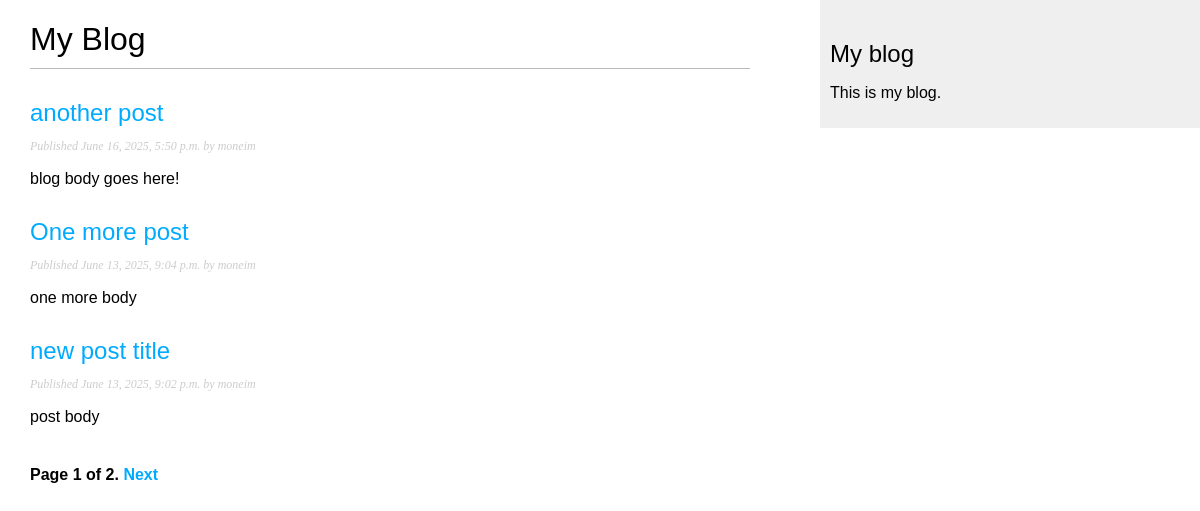
Screenshot of /blog/ with the database file from the repository.
### blog/models.py (models this page shows, shortened)
class Post(models.Model):
    class Status(models.TextChoices):
        DRAFT = 'DF', 'Draft'
        PUBLISHED = 'PB', 'Published'
    title = models.CharField(max_length=250)
    slug = models.SlugField(max_length=250, unique_for_date='publish')
    author = models.ForeignKey(
      settings.AUTH_USER_MODEL, # Use the user model defined in settings.py, which is usually the default User model
      on_delete=models.CASCADE, # If the user is deleted, all their posts will be deleted as well
      related_name='blog_posts', # Allows reverse access to posts from the user (user.blog_posts.all() to get all posts by a user
    )
    body = models.TextField()
    publish = models.DateTimeField(default=timezone.now) # Date when the post is published
    created = models.DateTimeField(auto_now_add=True) # auto add the field on creation
    updated = models.DateTimeField(auto_now=True) # auto update the field on every save
    status = models.CharField(
        max_length=2,
        choices=Status.choices,
        default=Status.DRAFT,
    )
    objects = models.Manager() # the default manager
    published = PublishedManager() # our custom manager
    class Meta:
        ordering = ['-publish'] # Reverse Posts order as the latest post should be first
        indexes = [ # Index for puplish field to speed up queries performance
            models.Index(fields=['-publish'])
        ]
    def get_absolute_url(self):
        return reverse("blog:post_detail", args=[
            self.publish.year,
            self.publish.month,
            self.publish.day,
            self.slug
        ])

### blog/views.py (the view)
# urls.py: path('', views.PostListView.as_view(), name='post_list'),
class PostListView(ListView):
    queryset = Post.published.all()
    context_object_name = 'posts'
    paginate_by = 3
    template_name= 'blog/post/list.html'

### blog/templates/blog/post/list.html (shortened to what this page needs)
{% extends "blog/base.html" %}
{% block content %}
  <h1>My Blog</h1>
  {% for post in posts %}
    <h2>
      <a href="{{ post.get_absolute_url }}" >
        {{ post.title }}
      </a>
    </h2>
    <p class='date'>
      Published {{post.publish}} by {{post.author}}
    </p>
    {{post.body|truncatewords:30|linebreaks}}
  {% endfor %}
  {% include "pagination.html" with page=page_obj %}
{% endblock content %}

### blog/static/css/blog.css (style rules this page uses)
body { margin:0; padding:0; font-family:helvetica, sans-serif; }
a { color:#00abff; text-decoration:none; }
h1 { font-weight:normal; border-bottom:1px solid #bbb; padding:0 0 10px 0; }
h2 { font-weight:normal; margin:30px 0 0; }
p.date { color:#ccc; font-family: georgia, serif; font-size: 12px; font-style: italic; }

### rows the page displays
Post: title "another post", publish "June 16, 2025, 5:50 p.m.", author "moneim", body "blog body goes here!"
Post: title "One more post", publish "June 13, 2025, 9:04 p.m.", author "moneim", body "one more body"
Post: title "new post title", publish "June 13, 2025, 9:02 p.m.", author "moneim", body "post body"

### other values shown
{{ page.number }} "1"
{{ page.paginator.num_pages }} "2"
